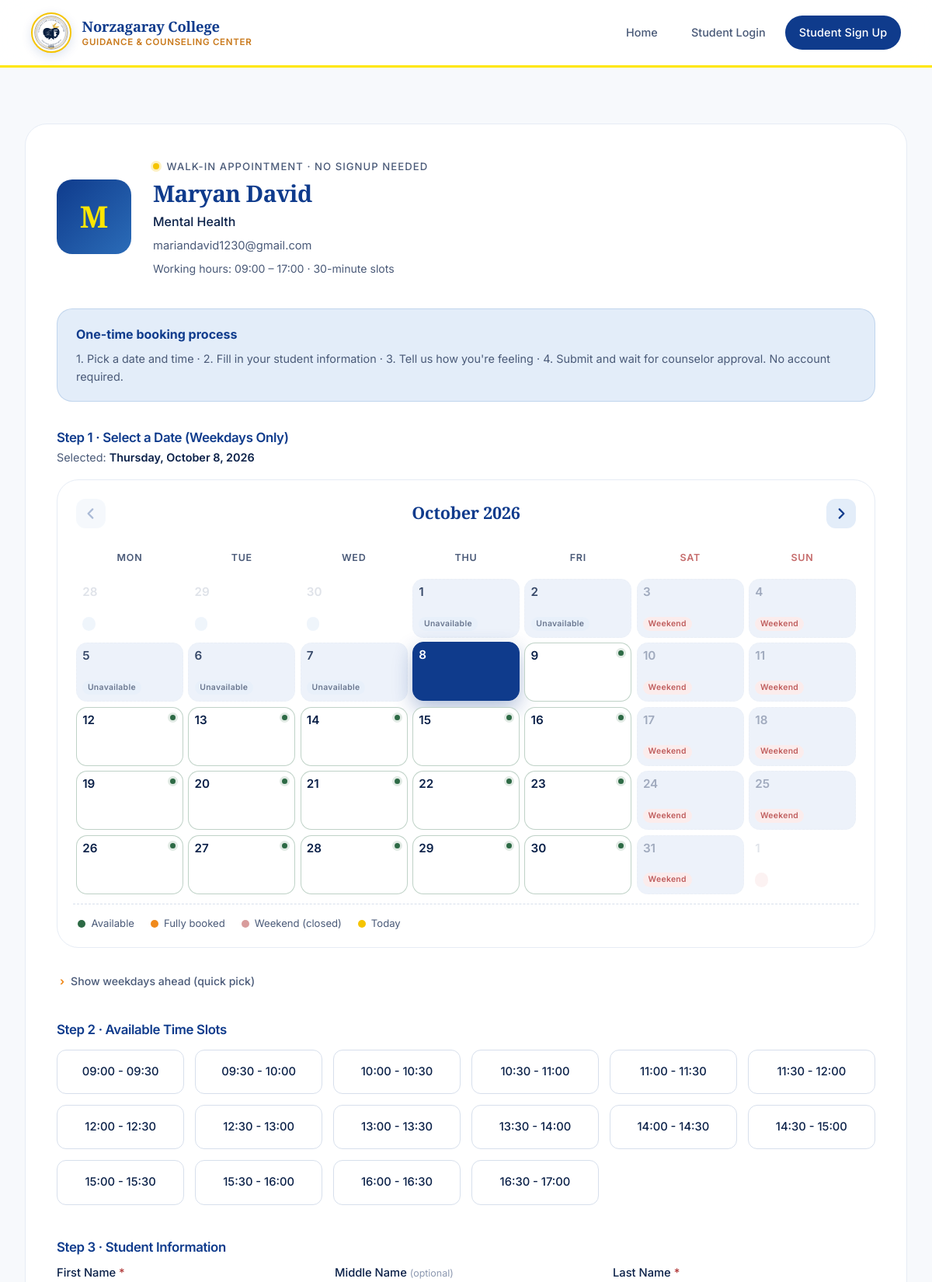
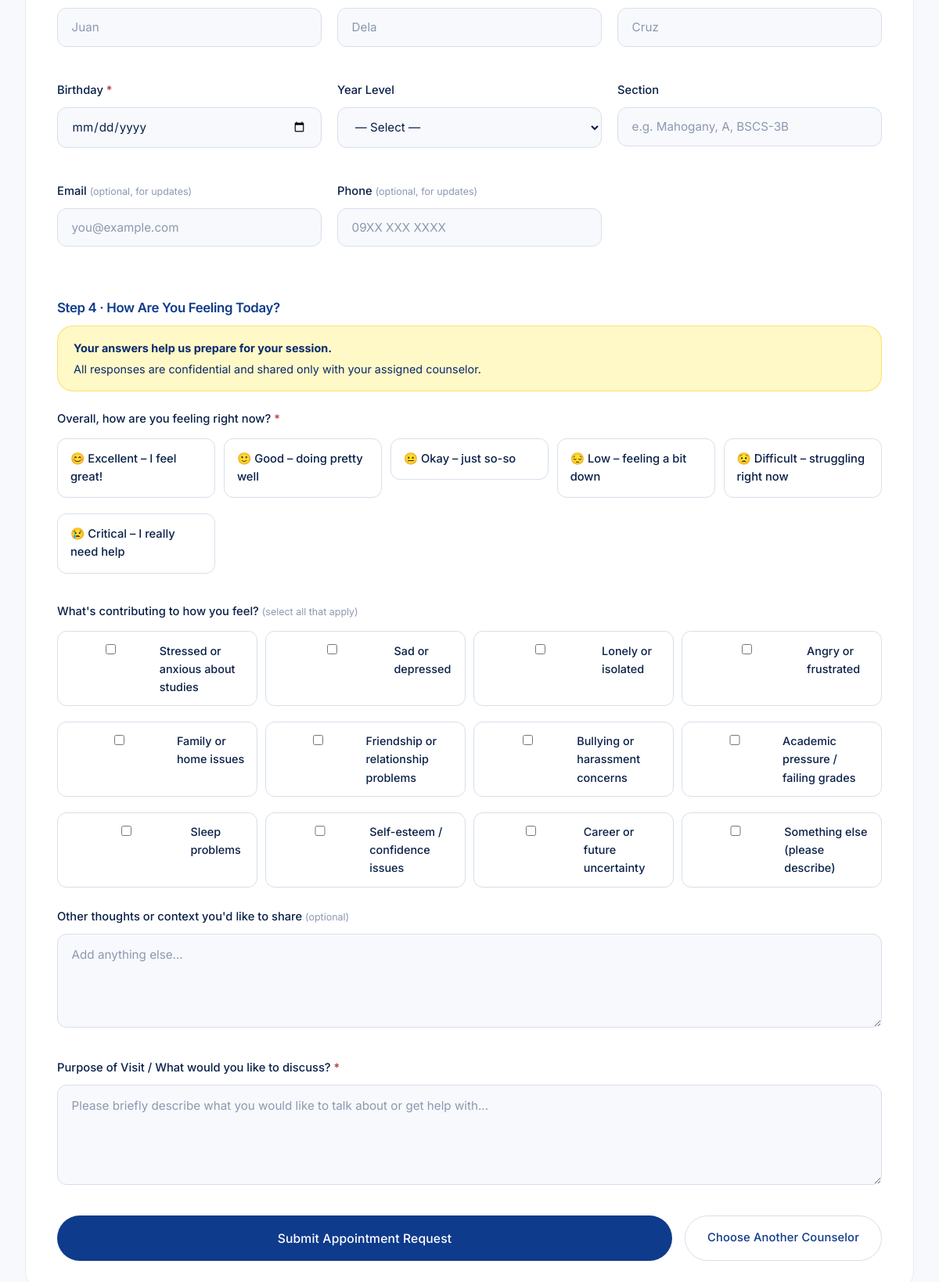
/counselor/1/walkin, run on the app's committed database (2 pictures, top to bottom).
### app.py (models this page shows, shortened)
class User(UserMixin, db.Model):
    id = db.Column(db.Integer, primary_key=True)
    username = db.Column(db.String(80), unique=True, nullable=False)
    email = db.Column(db.String(120), unique=True, nullable=False)
    password_hash = db.Column(db.String(256), nullable=False)
    role = db.Column(db.String(20), nullable=False)
    full_name = db.Column(db.String(120), nullable=False)
    specialty = db.Column(db.String(120))
    student_id = db.Column(db.String(50))
    phone = db.Column(db.String(20))
    reset_token = db.Column(db.String(256))
    reset_token_expiry = db.Column(db.DateTime)
    @property
    def is_counselor(self):
        return self.role == 'counselor'

### app.py (the view, shortened to what this page needs)
@app.route('/counselor/<int:counselor_id>/walkin', methods=['GET', 'POST'])
def book_appointment_public(counselor_id):
    counselor = User.query.get_or_404(counselor_id)
    if not counselor.is_counselor:
        abort(404)
    today = datetime.now().date()
    selected_date = request.args.get('date')
    if selected_date:
        try:
            selected_date = datetime.strptime(selected_date, '%Y-%m-%d').date()
        except ValueError:
            selected_date = None
    if not selected_date:
        selected_date = today
    view_month = None
    raw_month = request.args.get('month')
    if raw_month:
        try:
            yr, mo = raw_month.split('-')
            view_month = date(int(yr), int(mo), 1)
        except Exception:
            view_month = None
    if not view_month:
        view_month = selected_date.replace(day=1)
    available_slots = generate_available_slots(counselor_id, selected_date)
    dates = generate_weekdays(today, 14)
    calendar = build_calendar_month(view_month, today, selected_date, counselor_id)
    return render_template('book_appointment_public.html',
                           counselor=counselor,
                           available_slots=available_slots,
                           selected_date=selected_date,
                           dates=dates,
                           calendar=calendar,
                           view_month=view_month,
                           weekday_names=WEEKDAY_NAMES,
                           default_start=DEFAULT_WORK_START.strftime('%H:%M'),
                           default_end=DEFAULT_WORK_END.strftime('%H:%M'),
                           mood_options=MOOD_OPTIONS,
                           feeling_options=FEELING_OPTIONS)

### templates/book_appointment_public.html (shortened to what this page needs)
{% extends "base.html" %}
{% block content %}
<div class="card">
    <div style="display: flex; align-items: center; gap: 1.75rem; margin-bottom: 2.5rem; flex-wrap: wrap;">
        <div class="counselor-avatar" style="width: 96px; height: 96px; font-size: 2.4rem; margin: 0; border-radius: var(--radius-md);">
            {{ counselor.full_name.split()[0][0] if counselor.full_name else '?' }}
        </div>
        <div style="flex: 1; min-width: 220px;">
            <div class="section-label" style="margin-bottom: 0.4rem;">Walk-in Appointment · No signup needed</div>
            <h2 style="border: none; padding: 0; margin: 0 0 0.4rem 0; font-size: 1.85rem;">{{ counselor.full_name }}</h2>
            {% if counselor.specialty %}
                <p style="color: var(--text-primary); font-weight: 500; margin-bottom: 0.4rem; font-size: 1rem;">{{ counselor.specialty }}</p>
            {% endif %}
            {% if counselor.email %}
                <p style="color: var(--text-secondary); font-size: 0.92rem; margin-bottom: 0.25rem;">{{ counselor.email }}</p>
            {% endif %}
            <p style="color: var(--text-secondary); font-size: 0.88rem; margin-top: 0.4rem;">
                Working hours: {{ default_start }} – {{ default_end }} · 30-minute slots
            </p>
        </div>
    </div>
    <div class="info-box" style="margin-bottom: 2.25rem;">
        <strong>One-time booking process</strong>
        <p>1. Pick a date and time · 2. Fill in your student information · 3. Tell us how you're feeling · 4. Submit and wait for counselor approval. No account required.</p>
    </div>
    <form method="POST" action="{{ url_for('book_appointment_public', counselor_id=counselor.id, date=selected_date.strftime('%Y-%m-%d')) }}" id="bookingForm">
        <h3 style="margin-bottom: 0.25rem; font-family: 'Inter', sans-serif; font-weight: 600; font-size: 1.05rem;">Step 1 · Select a Date (Weekdays Only)</h3>
        <p style="color: var(--text-secondary); font-size: 0.9rem; margin-bottom: 1rem;">
            Selected: <strong style="color: var(--text-primary); font-weight: 600;">{{ weekday_names[selected_date.weekday()] }}, {{ selected_date|fmt_long }}</strong>
        </p>
        <div class="calendar" role="grid" aria-label="Availability calendar, weekdays only">
            <div class="calendar-header">
                {% set prev_month_str = '%04d-%02d'|format(calendar.prev_month.year, calendar.prev_month.month) %}
                {% set next_month_str = '%04d-%02d'|format(calendar.next_month.year, calendar.next_month.month) %}
                <a href="{{ url_for('book_appointment_public', counselor_id=counselor.id, date=selected_date.strftime('%Y-%m-%d'), month=prev_month_str) }}"
                   class="calendar-nav{% if calendar.prev_disabled %} disabled{% endif %}"
                   aria-label="Previous month"
                   {% if calendar.prev_disabled %}aria-disabled="true" tabindex="-1"{% endif %}>
                    <svg aria-hidden="true" xmlns="http://www.w3.org/2000/svg" viewBox="0 0 16 16" width="18" height="18" fill="none" stroke="currentColor" stroke-width="2" stroke-linecap="round" stroke-linejoin="round"><polyline points="10 3 5 8 10 13"></polyline></svg>
                </a>
                <div class="calendar-title">{{ calendar.month_title }}</div>
                <a href="{{ url_for('book_appointment_public', counselor_id=counselor.id, date=selected_date.strftime('%Y-%m-%d'), month=next_month_str) }}"
                   class="calendar-nav{% if calendar.next_disabled %} disabled{% endif %}"
                   aria-label="Next month"
                   {% if calendar.next_disabled %}aria-disabled="true" tabindex="-1"{% endif %}>
                    <svg aria-hidden="true" xmlns="http://www.w3.org/2000/svg" viewBox="0 0 16 16" width="18" height="18" fill="none" stroke="currentColor" stroke-width="2" stroke-linecap="round" stroke-linejoin="round"><polyline points="6 3 11 8 6 13"></polyline></svg>
                </a>
            </div>
            <div class="calendar-weekday-row" role="row">
                {% for h in calendar.weekday_headers %}
                    <div class="calendar-weekday{% if loop.index0 >= 5 %} weekend{% endif %}" role="columnheader">{{ h }}</div>
                {% endfor %}
            </div>
            {% for week in calendar.rows %}
                <div class="calendar-week" role="row">
                    {% for cell in week %}
                        {% if cell.in_current_month and not cell.disabled %}
                            <a href="{{ url_for('book_appointment_public', counselor_id=counselor.id, date=cell.date.strftime('%Y-%m-%d'), month='%04d-%02d'|format(view_month.year, view_month.month)) }}"
                               role="gridcell"
                               class="calendar-day{% if cell.is_selected %} active{% elif not cell.has_slots %} no-slots{% else %} has-slots{% endif %}{% if cell.is_today %} today{% endif %}{% if cell.is_weekend %} weekend{% endif %}"
                               aria-label="{{ weekday_names[cell.weekday_idx] }}, {{ calendar.month_title.split()[0] }} {{ cell.day }}"
                               title="{{ weekday_names[cell.weekday_idx] }}, {{ calendar.month_title.split()[0] }} {{ cell.day }}{% if not cell.has_slots %} · No available slots{% endif %}">
                                <span class="calendar-day-num">{{ cell.day }}</span>
                            </a>
                        {% else %}
                            <div role="gridcell"
                                 class="calendar-day disabled{% if cell.is_weekend %} weekend{% endif %}{% if cell.in_current_month %} in-month{% endif %}{% if cell.is_today %} today{% endif %}"
                                 aria-disabled="true">
                                <span class="calendar-day-num">{{ cell.day }}</span>
                                {% if cell.is_weekend and cell.in_current_month %}<span class="calendar-day-tag">Weekend</span>{% elif not cell.in_current_month %}<span class="calendar-day-tag">&nbsp;</span>{% else %}<span class="calendar-day-tag">Unavailable</span>{% endif %}
                            </div>
                        {% endif %}
                    {% endfor %}
                </div>
            {% endfor %}
            <div class="calendar-legend">
                <span class="legend-item"><span class="legend-dot has-slots"></span>Available</span>
                <span class="legend-item"><span class="legend-dot no-slots"></span>Fully booked</span>
                <span class="legend-item"><span class="legend-dot weekend"></span>Weekend (closed)</span>
                <span class="legend-item"><span class="legend-dot today"></span>Today</span>
            </div>
        </div>
        <details class="quick-weekday-picker">
            <summary>Show weekdays ahead (quick pick)</summary>
        </details>
        <h3 style="margin: 2rem 0 0.25rem 0; font-family: 'Inter', sans-serif; font-weight: 600; font-size: 1.05rem;">Step 2 · Available Time Slots</h3>
        {% if available_slots %}
            <div class="slots-grid">
                {% for slot in available_slots %}
                    <div class="slot-option">
                        <label for="slot_{{ loop.index }}">{{ slot.label }}</label>
                    </div>
                {% endfor %}
            </div>
        {% endif %}
        <h3 style="margin: 2.75rem 0 0.75rem 0; font-family: 'Inter', sans-serif; font-weight: 600; font-size: 1.05rem;">Step 3 · Student Information</h3>
        <div class="form-row">
            <div class="form-group">
                <label for="first_name">First Name <span style="color: var(--danger);">*</span></label>
                <input type="text" id="first_name" name="first_name" required placeholder="Juan" maxlength="80">
            </div>
            <div class="form-group">
                <label for="middle_name">Middle Name <span style="color: var(--text-tertiary); font-size: 0.78rem; font-weight: 400;">(optional)</span></label>
                <input type="text" id="middle_name" name="middle_name" placeholder="Dela" maxlength="80">
            </div>
            <div class="form-group">
                <label for="last_name">Last Name <span style="color: var(--danger);">*</span></label>
                <input type="text" id="last_name" name="last_name" required placeholder="Cruz" maxlength="80">
            </div>
            <div class="form-group">
                <label for="birthday">Birthday <span style="color: var(--danger);">*</span></label>
                <input type="date" id="birthday" name="birthday" required max="{{ selected_date.strftime('%Y-%m-%d') }}">
            </div>
            <div class="form-group">
                <label for="year_level">Year Level</label>
                <select id="year_level" name="year_level">
                    <option value="">— Select —</option>
                </select>
            </div>
            <div class="form-group">
                <label for="section">Section</label>
                <input type="text" id="section" name="section" placeholder="e.g. Mahogany, A, BSCS-3B" maxlength="50">
            </div>
            <div class="form-group">
                <label for="contact_email">Email <span style="color: var(--text-tertiary); font-size: 0.78rem; font-weight: 400;">(optional, for updates)</span></label>
                <input type="email" id="contact_email" name="contact_email" placeholder="you@example.com" maxlength="120">
            </div>
            <div class="form-group">
                <label for="contact_phone">Phone <span style="color: var(--text-tertiary); font-size: 0.78rem; font-weight: 400;">(optional, for updates)</span></label>
                <input type="tel" id="contact_phone" name="contact_phone" placeholder="09XX XXX XXXX" maxlength="20">
            </div>
        </div>
        <h3 style="margin: 2.75rem 0 0.75rem 0; font-family: 'Inter', sans-serif; font-weight: 600; font-size: 1.05rem;">Step 4 · How Are You Feeling Today?</h3>
        <div class="warning-box" style="background: var(--yellow-soft); border-color: rgba(245, 196, 0, 0.45); color: var(--accent-hover);">
            <strong>Your answers help us prepare for your session.</strong>
            All responses are confidential and shared only with your assigned counselor.
        </div>
        <div class="form-group" style="margin-top: 1.25rem;">
            <label>Overall, how are you feeling right now? <span style="color: var(--danger);">*</span></label>
            <div style="display: grid; grid-template-columns: repeat(auto-fit, minmax(200px, 1fr)); gap: 0.65rem; margin-top: 0.75rem;">
                {% for value, label in mood_options %}
                    <div class="slot-option">
                        <label for="mood_{{ loop.index }}" style="text-align: left; padding: 0.85rem 1rem;">{{ label }}</label>
                    </div>
                {% endfor %}
            </div>
        </div>
        <div class="form-group" style="margin-top: 1.75rem;">
            <label>What's contributing to how you feel? <span style="color: var(--text-tertiary); font-size: 0.78rem; font-weight: 400;">(select all that apply)</span></label>
            <div style="display: grid; grid-template-columns: repeat(auto-fit, minmax(240px, 1fr)); gap: 0.6rem; margin-top: 0.75rem;">
                {% for value, label in feeling_options %}
                    <label style="display: flex; align-items: flex-start; gap: 0.65rem; padding: 0.8rem 1rem; border: 1px solid var(--border); border-radius: var(--radius-sm); background: var(--bg-card); cursor: pointer; transition: all 0.2s ease; font-weight: 500; font-size: 0.9rem;"
                           onmouseover="this.style.borderColor='var(--blue)'; this.style.background='var(--yellow-soft)';"
                           onmouseout="if(!this.querySelector('input').checked){this.style.borderColor='var(--border)'; this.style.background='var(--bg-card)';}">
                        <input type="checkbox" name="mood_description" value="{{ value }}"
                               style="margin-top: 0.22rem; accent-color: var(--accent);"
                               onchange="if(this.checked){this.parentElement.style.borderColor='var(--accent)'; this.parentElement.style.background='var(--blue-soft)';}else{this.parentElement.style.borderColor='var(--border)'; this.parentElement.style.background='var(--bg-card)';}">
                        <span>{{ label }}</span>
                    </label>
                {% endfor %}
            </div>
            <div class="form-group" style="margin-top: 1rem; margin-bottom: 0;">
                <label for="mood_note">Other thoughts or context you'd like to share <span style="color: var(--text-tertiary); font-size: 0.78rem; font-weight: 400;">(optional)</span></label>
                <textarea id="mood_note" name="mood_note" rows="2" maxlength="200" placeholder="Add anything else..."></textarea>
            </div>
        </div>
        <div class="form-group" style="margin-top: 2rem;">
            <label for="purpose">Purpose of Visit / What would you like to discuss? <span style="color: var(--danger);">*</span></label>
            <textarea id="purpose" name="purpose" required rows="4" placeholder="Please briefly describe what you would like to talk about or get help with..."></textarea>
        </div>
        <div style="display: flex; gap: 1rem; flex-wrap: wrap; margin-top: 2rem;">
            <button type="submit" class="btn btn-primary" style="flex: 1; min-width: 220px; padding: 1rem 1.25rem; font-size: 0.98rem;">
                Submit Appointment Request
            </button>
            <a href="{{ url_for('index') }}#counselors" class="btn btn-secondary" style="padding: 1rem 1.75rem;">
                Choose Another Counselor
            </a>
        </div>
    </form>
</div>
{% endblock %}

### data on the page
User: full_name "M", full_name "Maryan David", specialty "Mental Health", email "mariandavid1230@gmail.com"

### other printed values
{{ default_start }} "09:00"
{{ default_end }} "17:00"
{{ weekday_names[selected_date.weekday()] }} "Thursday"
{{ selected_date|fmt_long }} "October 8, 2026"
{{ calendar.month_title }} "October 2026"
{{ h }} "MON" "TUE" "WED" "THU" "FRI" "SAT" "SUN"
{{ cell.day }} "28" "29" "30" "1" "2" "3" "4" "5" "6" "7" "10" "11" "17" "18" "24" "25" "31" "1"
{{ cell.day }} "8" "9" "12" "13" "14" "15" "16" "19" "20" "21" "22" "23" "26" "27" "28" "29" "30"
{{ slot.label }} "09:00 - 09:30" "09:30 - 10:00" "10:00 - 10:30" "10:30 - 11:00" "11:00 - 11:30" "11:30 - 12:00" "12:00 - 12:30" "12:30 - 13:00" "13:00 - 13:30" "13:30 - 14:00" "14:00 - 14:30" "14:30 - 15:00" "15:00 - 15:30" "15:30 - 16:00" "16:00 - 16:30" "16:30 - 17:00"
{{ label }} "😊 Excellent – I feel great!" "🙂 Good – doing pretty well" "😐 Okay – just so-so" "😔 Low – feeling a bit down" "😟 Difficult – struggling right now" "😢 Critical – I really need help"
{{ label }} "Stressed or anxious about studies" "Sad or depressed" "Lonely or isolated" "Angry or frustrated" "Family or home issues" "Friendship or relationship problems" "Bullying or harassment concerns" "Academic pressure / failing grades" "Sleep problems" "Self-esteem / confidence issues" "Career or future uncertainty" "Something else (please describe)"
